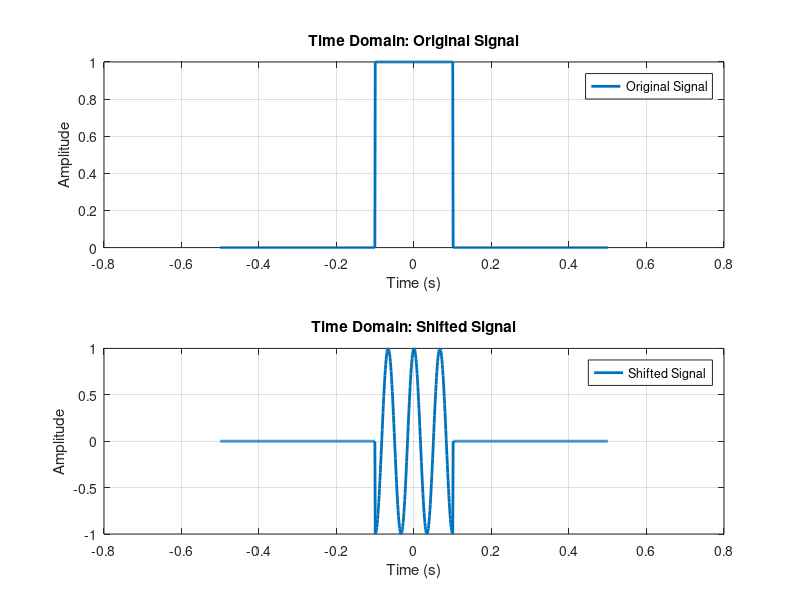
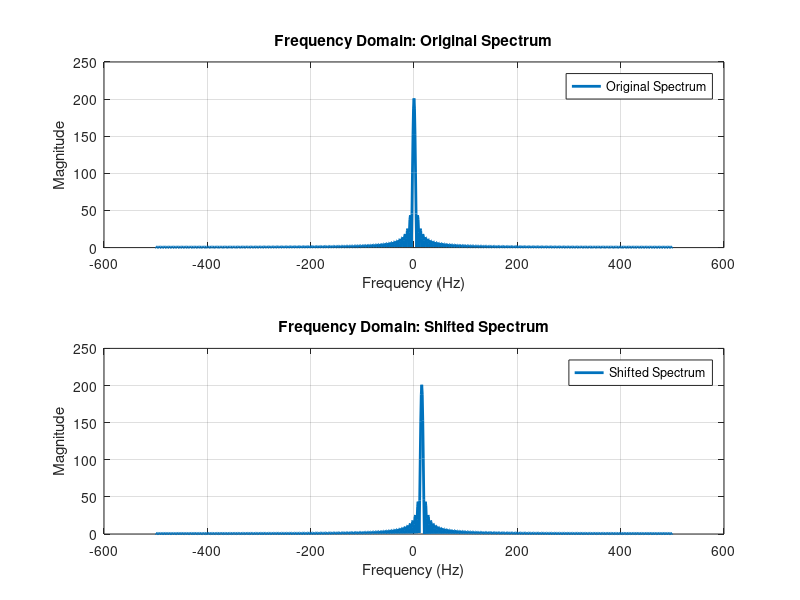

Recreate these plots in MATLAB, in order.
% Parameters
fs = 1000;      % Sampling frequency
T = 1/fs;       % Sampling period
t = -0.5:T:0.5;  % Time vector for a rectangular pulse centered at 0

% Original Rectangular Pulse Signal
f_original = 5; % Frequency of the original signal
x_original = rectpuls(t, 0.2);

% Compute the Fourier Transform of the original signal
X_original = fftshift(fft(x_original));
frequencies = linspace(-fs/2, fs/2, length(X_original));

% Frequency shift by multiplying with a complex exponential
f_shifted = f_original + 10; % Frequency shift by 10 Hz
x_shifted = x_original .* exp(1j*2*pi*f_shifted*t);

% Compute the Fourier Transform of the shifted signal
X_shifted = fftshift(fft(x_shifted));

% Plot the time domain signals
figure;

subplot(2, 1, 1);
plot(t, x_original, 'LineWidth', 2, 'DisplayName', 'Original Signal');
title('Time Domain: Original Signal');
xlabel('Time (s)');
ylabel('Amplitude');
legend('Original Signal');
grid on;

subplot(2, 1, 2);
plot(t, real(x_shifted), 'LineWidth', 2, 'DisplayName', 'Shifted Signal');
title('Time Domain: Shifted Signal');
xlabel('Time (s)');
ylabel('Amplitude');
legend('Shifted Signal');
grid on;

% Plot the magnitudes of the Fourier Transforms
figure;

subplot(2, 1, 1);
plot(frequencies, abs(X_original), 'LineWidth', 2, 'DisplayName', 'Original Spectrum');
title('Frequency Domain: Original Spectrum');
xlabel('Frequency (Hz)');
ylabel('Magnitude');
legend('Original Spectrum');
grid on;

subplot(2, 1, 2);
plot(frequencies, abs(X_shifted), 'LineWidth', 2, 'DisplayName', 'Shifted Spectrum');
title('Frequency Domain: Shifted Spectrum');
xlabel('Frequency (Hz)');
ylabel('Magnitude');
legend('Shifted Spectrum');
grid on;